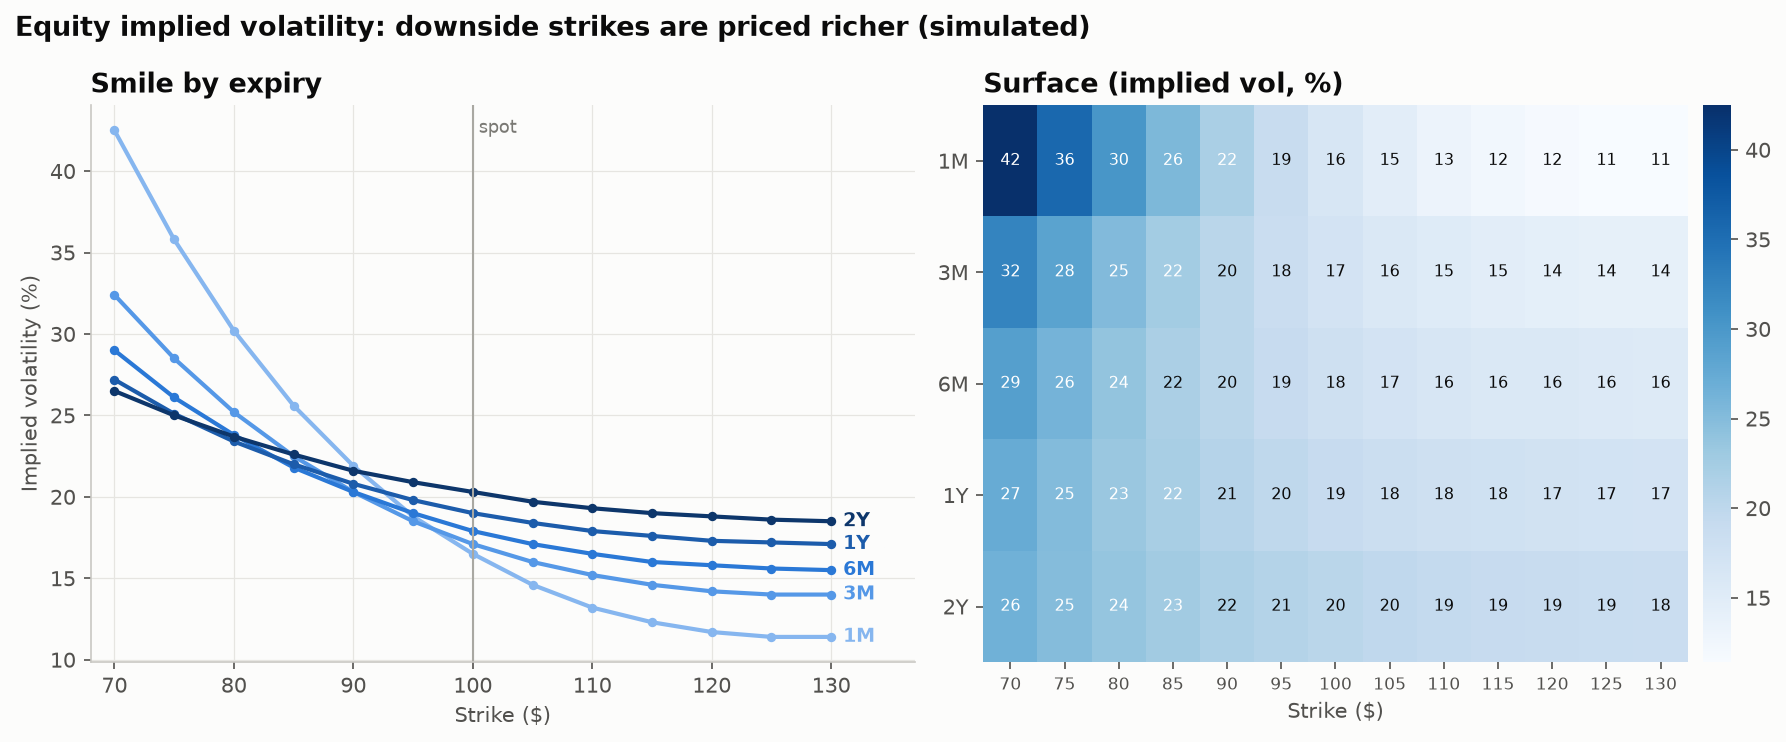

Write Python code to recreate this figure.
"""
Implied Volatility Smile & Surface  -  family: Finance & investment

DESIGN PURPOSE
Implied volatility (the σ that makes Black–Scholes match an option's market
price) plotted across strikes for several expiries (the smile or skew), next
to a strike × expiry heatmap of the whole surface. It shows how the market
prices tail risk and how that changes with time.

WHEN TO USE
  - Show equity skew: downside puts priced at higher volatility than upside
    calls
  - Compare smile steepness across expiries (short-dated skew is usually
    steeper)
  - Quality-check a volatility surface before using it for pricing or risk

AVOID WHEN
  - Audiences without options background (explain implied volatility first, or
    show a single ATM term structure)
  - 3-D surface plots for reports (hard to read exact values; occlusion); use
    lines plus a heatmap

ALTERNATIVES
  - ATM volatility term structure line
  - 25-delta risk-reversal time series

EXAMPLE
A parametric equity-style surface: ATM vol rising with maturity, skew and
curvature fading as 1/√T (simulated, spot $100).

NOTE: Educational examples with simulated or historical data. Not investment
advice; past performance does not predict future returns.

Run:  python volatility_smile_surface.py
"""
import sys
from pathlib import Path

import numpy as np
import pandas as pd
import matplotlib.pyplot as plt

# Library style: categorical colors in fixed order, recessive axes, hairline grid.
PALETTE = ["#2a78d6", "#eb6834", "#1baf7a", "#eda100",
           "#e87ba4", "#008300", "#6250d6", "#e34948"]
SEQ_CMAP = "Blues"      # sequential: one hue, light -> dark
DIV_CMAP = "RdBu_r"     # diverging: two opposite hues, neutral midpoint
GRAY = "#b8b7b1"        # de-emphasised marks
plt.rcParams.update({
    "figure.figsize": (8, 4.8), "figure.dpi": 110, "figure.facecolor": "#fcfcfb",
    "axes.facecolor": "#fcfcfb", "axes.edgecolor": "#c9c8c3", "axes.linewidth": 0.8,
    "axes.spines.top": False, "axes.spines.right": False,
    "axes.grid": True, "grid.color": "#e6e5e1", "grid.linewidth": 0.6, "axes.axisbelow": True,
    "axes.prop_cycle": plt.cycler(color=PALETTE),
    "axes.titlesize": 13, "axes.titleweight": "bold", "axes.titlelocation": "left",
    "axes.labelcolor": "#52514e", "xtick.color": "#52514e", "ytick.color": "#52514e",
    "text.color": "#0b0b0b", "font.size": 10, "lines.linewidth": 2,
    "legend.frameon": False,
})

# --- Example data ------------------------------------------------------------
S0, r = 100.0, 0.04
expiries = {"1M": 1 / 12, "3M": 0.25, "6M": 0.5, "1Y": 1.0, "2Y": 2.0}
strikes = np.arange(70, 131, 5)


def implied_vol(K, T):
    k = np.log(K / (S0 * np.exp(r * T)))             # log-moneyness vs forward
    atm = 0.16 + 0.04 * (1 - np.exp(-T))
    skew = -0.12 / np.sqrt(T)
    curvature = 0.25 / np.sqrt(T)
    return np.maximum(atm + skew * k + curvature * k ** 2, 0.05)


iv = pd.DataFrame({name: implied_vol(strikes, T) * 100 for name, T in expiries.items()},
                  index=pd.Index(strikes, name="strike")).round(1)
iv.T

# --- Plot --------------------------------------------------------------------
ramp = ["#86b6ef", "#5598e7", "#2a78d6", "#1c5cab", "#0d366b"]   # ordinal: near -> far
fig, (ax1, ax2) = plt.subplots(1, 2, figsize=(12, 5), gridspec_kw={"width_ratios": [1.1, 1]})
for (name, col), color in zip(iv.items(), ramp):
    ax1.plot(iv.index, col, color=color, linewidth=2, marker="o", markersize=3.5)
    ax1.text(iv.index[-1] + 1, col.iloc[-1], name, color=color, va="center", fontsize=9, fontweight="bold")
ax1.axvline(S0, color="#a9a8a2", linewidth=1)
ax1.text(S0 + 0.5, ax1.get_ylim()[1] * 0.98, "spot", color="#7a7974", fontsize=8.5, va="top")
ax1.set_xlim(iv.index[0] - 2, iv.index[-1] + 7)
ax1.set_xlabel("Strike ($)")
ax1.set_ylabel("Implied volatility (%)")
ax1.set_title("Smile by expiry")

z = iv.T.to_numpy()
im = ax2.imshow(z, cmap=SEQ_CMAP, aspect="auto", origin="upper")
for i in range(z.shape[0]):
    for j in range(z.shape[1]):
        ax2.text(j, i, f"{z[i, j]:.0f}", ha="center", va="center", fontsize=7.5,
                 color="white" if z[i, j] > np.percentile(z, 70) else "#0b0b0b")
ax2.set_xticks(range(len(strikes)), strikes, fontsize=8)
ax2.set_yticks(range(len(expiries)), list(expiries))
ax2.set_xlabel("Strike ($)")
ax2.set_title("Surface (implied vol, %)")
ax2.grid(False)
for sp in ax2.spines.values():
    sp.set_visible(False)
cb = fig.colorbar(im, ax=ax2, fraction=0.04, pad=0.02)
cb.outline.set_visible(False)
fig.suptitle("Equity implied volatility: downside strikes are priced richer (simulated)",
             x=0.01, ha="left", fontsize=13, fontweight="bold")
fig.tight_layout()

# --- Save / show -------------------------------------------------------------
out = Path(__file__).with_name(Path(__file__).stem + ".png")
fig.savefig(out, dpi=150, bbox_inches="tight")
print(f"saved {out}")
if "--no-show" not in sys.argv:
    plt.show()
